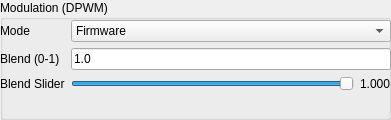
   <widget class="QGroupBox" name="groupBox_modulation">
    <property name="geometry">
     <rect>
      <x>10</x>
      <y>560</y>
      <width>391</width>
      <height>120</height>
     </rect>
    </property>
    <property name="title">
     <string>Modulation (DPWM)</string>
    </property>
    <widget class="QWidget" name="formLayoutWidget_mod">
     <property name="geometry">
      <rect>
       <x>0</x>
       <y>20</y>
       <width>391</width>
       <height>100</height>
      </rect>
     </property>
     <layout class="QFormLayout" name="formLayout_mod">
      <item row="0" column="0">
       <widget class="QLabel" name="labelModulationMode">
        <property name="text">
         <string>Mode</string>
        </property>
       </widget>
      </item>
      <item row="0" column="1">
       <widget class="QComboBox" name="modulationMode">
        <item>
         <property name="text">
          <string>Firmware</string>
         </property>
        </item>
        <item>
         <property name="text">
          <string>SVPWM</string>
         </property>
        </item>
        <item>
         <property name="text">
          <string>DPWMMIN</string>
         </property>
        </item>
        <item>
         <property name="text">
          <string>DPWMMAX</string>
         </property>
        </item>
        <item>
         <property name="text">
          <string>DPWM0</string>
         </property>
        </item>
        <item>
         <property name="text">
          <string>DPWM1</string>
         </property>
        </item>
        <item>
         <property name="text">
          <string>DPWM2</string>
         </property>
        </item>
        <item>
         <property name="text">
          <string>DPWM3</string>
         </property>
        </item>
       </widget>
      </item>
      <item row="1" column="0">
       <widget class="QLabel" name="labelModBlend">
        <property name="text">
         <string>Blend (0-1)</string>
        </property>
       </widget>
      </item>
      <item row="1" column="1">
       <widget class="QLineEdit" name="modBlend">
        <property name="text">
         <string>1.0</string>
        </property>
       </widget>
      </item>
      <item row="2" column="0">
       <widget class="QLabel" name="labelModBlendSlider">
        <property name="text">
         <string>Blend Slider</string>
        </property>
       </widget>
      </item>
      <item row="2" column="1">
       <layout class="QHBoxLayout" name="layoutModBlend">
        <item>
         <widget class="QSlider" name="modBlendSlider">
          <property name="orientation">
           <enum>Qt::Horizontal</enum>
          </property>
          <property name="minimum">
           <number>0</number>
          </property>
          <property name="maximum">
           <number>100</number>
          </property>
          <property name="value">
           <number>100</number>
          </property>
         </widget>
        </item>
        <item>
         <widget class="QLabel" name="modBlendValue">
          <property name="text">
           <string>1.000</string>
          </property>
         </widget>
        </item>
       </layout>
      </item>
     </layout>
   </widget>
  </widget>
